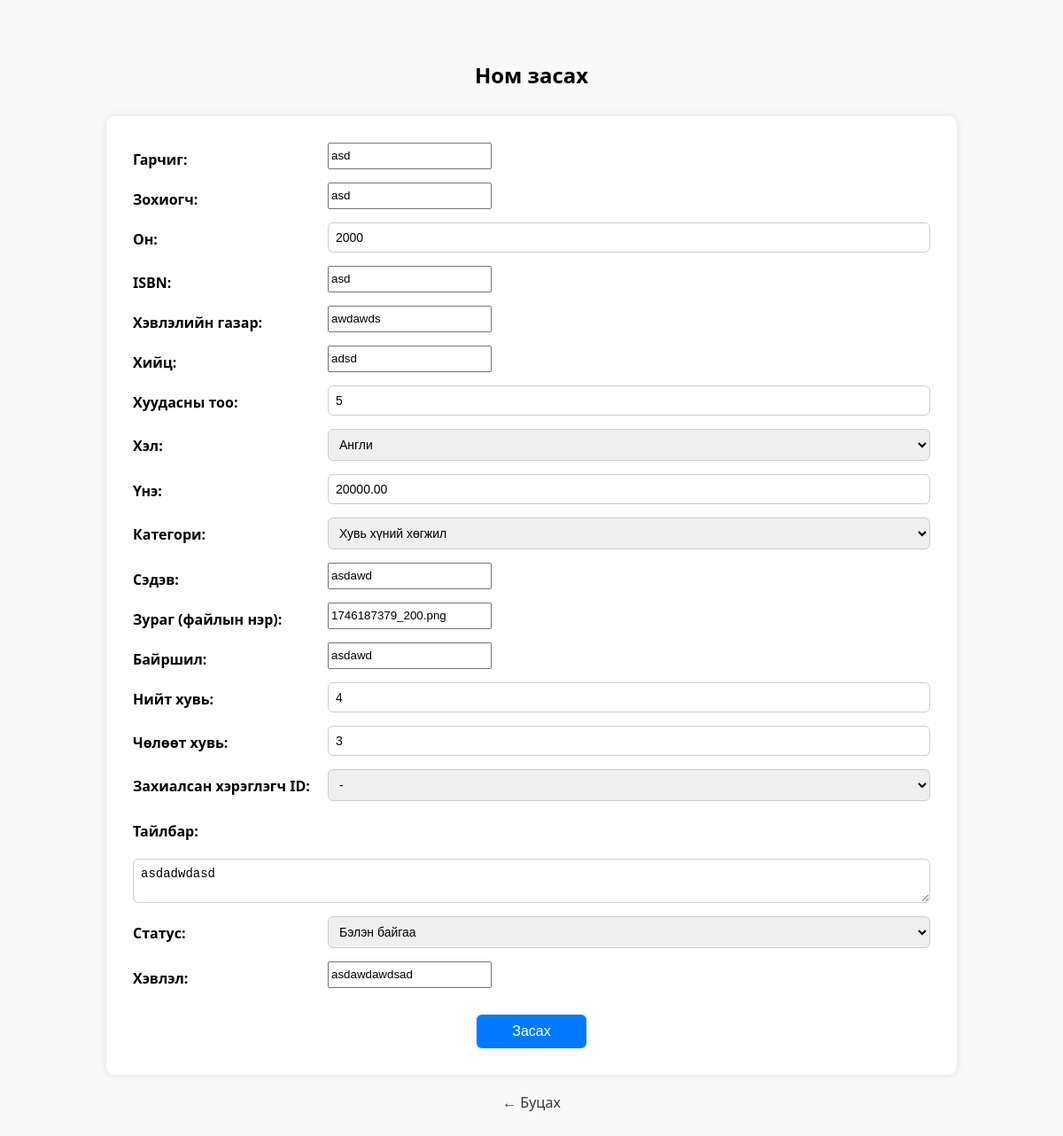
Page /update_book.php?id=6 (signed in) on the committed database.
### tables this page shows
CREATE TABLE `books` (
  `id` int(11) NOT NULL,
  `title` varchar(255) DEFAULT NULL,
  `author` varchar(255) DEFAULT NULL,
  `publication_year` year(4) DEFAULT NULL,
  `isbn` varchar(20) DEFAULT NULL,
  `publisher` varchar(100) DEFAULT NULL,
  `binding_type` varchar(50) DEFAULT NULL,
  `pages` int(11) DEFAULT NULL,
  `language` varchar(50) DEFAULT NULL,
  `price` decimal(10,2) DEFAULT NULL,
  `category` varchar(100) DEFAULT NULL,
  `subject` varchar(100) DEFAULT NULL,
  `image` varchar(255) DEFAULT NULL,
  `location` varchar(100) DEFAULT NULL,
  `total_copies` int(11) DEFAULT NULL,
  `available_copies` int(11) DEFAULT NULL,
  `ordered_by` int(11) DEFAULT NULL,
  `description` text DEFAULT NULL,
  `created_at` datetime DEFAULT current_timestamp(),
  `updated_at` datetime DEFAULT current_timestamp() ON UPDATE current_timestamp(),
  `view_count` int(11) DEFAULT 0,
  `status` varchar(20) DEFAULT NULL,
  `edition` varchar(50) DEFAULT NULL,
  `weight` float DEFAULT NULL,
  `dimensions` varchar(50) DEFAULT NULL,
  `tags` varchar(255) DEFAULT NULL
);

### update_book.php (the view, shortened to what this page needs)
<?php
require_once 'db.php';
$id = $_GET['id'] ?? 0;
$stmt = $pdo->prepare("SELECT * FROM books WHERE id=?");
$stmt->execute([$id]);
$book = $stmt->fetch();
?>
<!DOCTYPE html>
<html lang="mn">
<head>
</head>
<body>
<h2>Ном засах</h2>
<form method="post">
    <div class="form-group"><label>Гарчиг:</label> <input name="title" value="<?=htmlspecialchars($book['title'])?>" required></div>
    <div class="form-group"><label>Зохиогч:</label> <input name="author" value="<?=htmlspecialchars($book['author'])?>" required></div>
    <div class="form-group"><label>Он:</label>
        <input type="number" name="publication_year" min="1800" max="2100" value="<?= is_numeric($book['publication_year']) ? intval($book['publication_year']) : '' ?>">
    </div>
    <div class="form-group"><label>ISBN:</label> <input name="isbn" value="<?=htmlspecialchars($book['isbn'])?>"></div>
    <div class="form-group"><label>Хэвлэлийн газар:</label> <input name="publisher" value="<?=htmlspecialchars($book['publisher'])?>"></div>
    <div class="form-group"><label>Хийц:</label> <input name="binding_type" value="<?=htmlspecialchars($book['binding_type'])?>"></div>
    <div class="form-group"><label>Хуудасны тоо:</label> <input name="pages" type="number" value="<?=htmlspecialchars($book['pages'])?>"></div>
    <div class="form-group"><label>Хэл:</label>
      <select name="language" required>
        <option value="en" <?= $book['language']=='en' ? 'selected':'' ?>>Англи</option>
      </select>
    </div>
    <div class="form-group"><label>Үнэ:</label> <input name="price" type="number" min="0" step="0.01" value="<?=htmlspecialchars($book['price'])?>"></div>
    <div class="form-group"><label>Категори:</label>
      <select name="category" required>
        <option value="Хувь хүний хөгжил" <?= $book['category']=='Хувь хүний хөгжил' ? 'selected':'' ?>>Хувь хүний хөгжил</option>
      </select>
    </div>
    <div class="form-group"><label>Сэдэв:</label> <input name="subject" value="<?=htmlspecialchars($book['subject'])?>"></div>
    <div class="form-group"><label>Зураг (файлын нэр):</label> <input name="image" value="<?=htmlspecialchars($book['image'])?>"></div>
    <div class="form-group"><label>Байршил:</label> <input name="location" value="<?=htmlspecialchars($book['location'])?>"></div>
    <div class="form-group"><label>Нийт хувь:</label> <input name="total_copies" type="number" value="<?=htmlspecialchars($book['total_copies'])?>"></div>
    <div class="form-group"><label>Чөлөөт хувь:</label> <input name="available_copies" type="number" value="<?=htmlspecialchars($book['available_copies'])?>"></div>
    <div class="form-group"><label>Захиалсан хэрэглэгч ID:</label>
      <select name="ordered_by">
        <option value="">-</option>
      </select>
    </div>
    <div class="form-group single"><label>Тайлбар:</label> <textarea name="description"><?=htmlspecialchars($book['description'])?></textarea></div>
    <div class="form-group"><label>Статус:</label>
      <select name="status" required>
        <option value="Бэлэн байгаа" <?= $book['status']=='Бэлэн байгаа' ? 'selected':'' ?>>Бэлэн байгаа</option>
      </select>
    </div>
    <div class="form-group"><label>Хэвлэл:</label> <input name="edition" value="<?=htmlspecialchars($book['edition'])?>"></div>
    <button type="submit">Засах</button>
</form>
<a href="edit_book.php">← Буцах</a>
</body>
</html>

### update_book.php (style rules this page uses)
body { font-family: "Segoe UI", sans-serif; background-color: #f9f9f9; padding: 40px; }
h2 { text-align: center; margin-bottom: 30px; }
form { max-width: 900px; margin: auto; background: white; padding: 30px; border-radius: 10px; box-shadow: 0 0 10px rgba(0,0,0,0.1); }
.form-group { display: flex; margin-bottom: 15px; gap: 20px; }
.form-group.single { flex-direction: column; }
label { width: 200px; font-weight: bold; padding-top: 8px; }
input[type="text"], input[type="number"], textarea, select { flex: 1; padding: 8px; border: 1px solid #ccc; border-radius: 6px; font-size: 14px; }
textarea { resize: vertical; height: 80px; }
button { display: block; margin: 30px auto 0; padding: 10px 40px; font-size: 16px; background-color: #007BFF; color: white; border: none; border-radius: 6px; cursor: pointer; transition: background-color 0.3s; }
a { display: block; text-align: center; margin-top: 20px; color: #333; text-decoration: none; }

### rows in the picture
books: title "asd", author "asd", publication_year "2000", isbn "asd", publisher "awdawds", binding_type "adsd", pages "5", language "Англи", price "20000.00", category "Хувь хүний хөгжил", subject "asdawd", image "1746187379_200.png", location "asdawd", total_copies "4", available_copies "3", description "asdadwdasd", status "Бэлэн байгаа", edition "asdawdawdsad"
